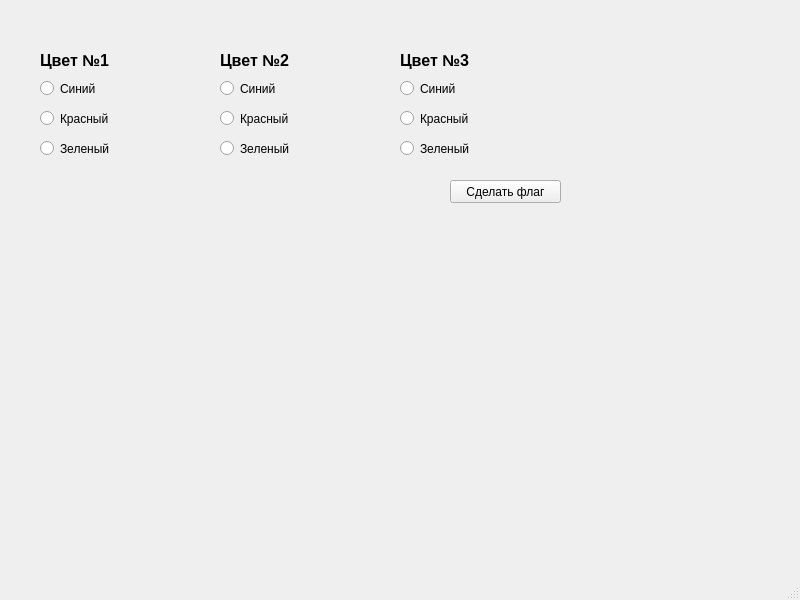
<?xml version="1.0" encoding="UTF-8"?>
<ui version="4.0">
 <class>MainWindow</class>
 <widget class="QMainWindow" name="MainWindow">
  <property name="geometry">
   <rect>
    <x>0</x>
    <y>0</y>
    <width>800</width>
    <height>600</height>
   </rect>
  </property>
  <property name="windowTitle">
   <string>MainWindow</string>
  </property>
  <widget class="QWidget" name="centralwidget">
   <widget class="QRadioButton" name="radioButton">
    <property name="geometry">
     <rect>
      <x>40</x>
      <y>80</y>
      <width>82</width>
      <height>17</height>
     </rect>
    </property>
    <property name="text">
     <string>Синий</string>
    </property>
    <attribute name="buttonGroup">
     <string notr="true">buttonGroup</string>
    </attribute>
   </widget>
   <widget class="QRadioButton" name="radioButton_2">
    <property name="geometry">
     <rect>
      <x>40</x>
      <y>110</y>
      <width>82</width>
      <height>17</height>
     </rect>
    </property>
    <property name="text">
     <string>Красный</string>
    </property>
    <attribute name="buttonGroup">
     <string notr="true">buttonGroup</string>
    </attribute>
   </widget>
   <widget class="QRadioButton" name="radioButton_3">
    <property name="geometry">
     <rect>
      <x>40</x>
      <y>140</y>
      <width>82</width>
      <height>17</height>
     </rect>
    </property>
    <property name="text">
     <string>Зеленый</string>
    </property>
    <attribute name="buttonGroup">
     <string notr="true">buttonGroup</string>
    </attribute>
   </widget>
   <widget class="QRadioButton" name="radioButton_4">
    <property name="geometry">
     <rect>
      <x>220</x>
      <y>140</y>
      <width>82</width>
      <height>17</height>
     </rect>
    </property>
    <property name="text">
     <string>Зеленый</string>
    </property>
    <attribute name="buttonGroup">
     <string notr="true">buttonGroup_2</string>
    </attribute>
   </widget>
   <widget class="QRadioButton" name="radioButton_5">
    <property name="geometry">
     <rect>
      <x>400</x>
      <y>140</y>
      <width>82</width>
      <height>17</height>
     </rect>
    </property>
    <property name="text">
     <string>Зеленый</string>
    </property>
    <attribute name="buttonGroup">
     <string notr="true">buttonGroup_3</string>
    </attribute>
   </widget>
   <widget class="QRadioButton" name="radioButton_6">
    <property name="geometry">
     <rect>
      <x>220</x>
      <y>110</y>
      <width>82</width>
      <height>17</height>
     </rect>
    </property>
    <property name="text">
     <string>Красный</string>
    </property>
    <attribute name="buttonGroup">
     <string notr="true">buttonGroup_2</string>
    </attribute>
   </widget>
   <widget class="QRadioButton" name="radioButton_7">
    <property name="geometry">
     <rect>
      <x>400</x>
      <y>110</y>
      <width>82</width>
      <height>17</height>
     </rect>
    </property>
    <property name="text">
     <string>Красный</string>
    </property>
    <attribute name="buttonGroup">
     <string notr="true">buttonGroup_3</string>
    </attribute>
   </widget>
   <widget class="QRadioButton" name="radioButton_8">
    <property name="geometry">
     <rect>
      <x>220</x>
      <y>80</y>
      <width>82</width>
      <height>17</height>
     </rect>
    </property>
    <property name="text">
     <string>Синий</string>
    </property>
    <attribute name="buttonGroup">
     <string notr="true">buttonGroup_2</string>
    </attribute>
   </widget>
   <widget class="QRadioButton" name="radioButton_9">
    <property name="geometry">
     <rect>
      <x>400</x>
      <y>80</y>
      <width>82</width>
      <height>17</height>
     </rect>
    </property>
    <property name="text">
     <string>Синий</string>
    </property>
    <attribute name="buttonGroup">
     <string notr="true">buttonGroup_3</string>
    </attribute>
   </widget>
   <widget class="QPushButton" name="pushButton">
    <property name="geometry">
     <rect>
      <x>450</x>
      <y>180</y>
      <width>111</width>
      <height>23</height>
     </rect>
    </property>
    <property name="text">
     <string>Сделать флаг</string>
    </property>
   </widget>
   <widget class="QLabel" name="label">
    <property name="geometry">
     <rect>
      <x>40</x>
      <y>40</y>
      <width>101</width>
      <height>41</height>
     </rect>
    </property>
    <property name="text">
     <string>&lt;html&gt;&lt;head/&gt;&lt;body&gt;&lt;p&gt;&lt;span style=&quot; font-size:12pt; font-weight:600;&quot;&gt;Цвет №1&lt;/span&gt;&lt;/p&gt;&lt;/body&gt;&lt;/html&gt;</string>
    </property>
   </widget>
   <widget class="QLabel" name="label_2">
    <property name="geometry">
     <rect>
      <x>220</x>
      <y>40</y>
      <width>101</width>
      <height>41</height>
     </rect>
    </property>
    <property name="text">
     <string>&lt;html&gt;&lt;head/&gt;&lt;body&gt;&lt;p&gt;&lt;span style=&quot; font-size:12pt; font-weight:600;&quot;&gt;Цвет №2&lt;/span&gt;&lt;/p&gt;&lt;/body&gt;&lt;/html&gt;</string>
    </property>
   </widget>
   <widget class="QLabel" name="label_3">
    <property name="geometry">
     <rect>
      <x>400</x>
      <y>40</y>
      <width>101</width>
      <height>41</height>
     </rect>
    </property>
    <property name="text">
     <string>&lt;html&gt;&lt;head/&gt;&lt;body&gt;&lt;p&gt;&lt;span style=&quot; font-size:12pt; font-weight:600;&quot;&gt;Цвет №3&lt;/span&gt;&lt;/p&gt;&lt;/body&gt;&lt;/html&gt;</string>
    </property>
   </widget>
   <widget class="QLabel" name="label_4">
    <property name="geometry">
     <rect>
      <x>50</x>
      <y>260</y>
      <width>221</width>
      <height>41</height>
     </rect>
    </property>
    <property name="text">
     <string/>
    </property>
   </widget>
  </widget>
  <widget class="QMenuBar" name="menubar">
   <property name="geometry">
    <rect>
     <x>0</x>
     <y>0</y>
     <width>800</width>
     <height>21</height>
    </rect>
   </property>
  </widget>
  <widget class="QStatusBar" name="statusbar"/>
 </widget>
 <resources/>
 <connections/>
 <buttongroups>
  <buttongroup name="buttonGroup"/>
  <buttongroup name="buttonGroup_2"/>
  <buttongroup name="buttonGroup_3"/>
 </buttongroups>
</ui>
